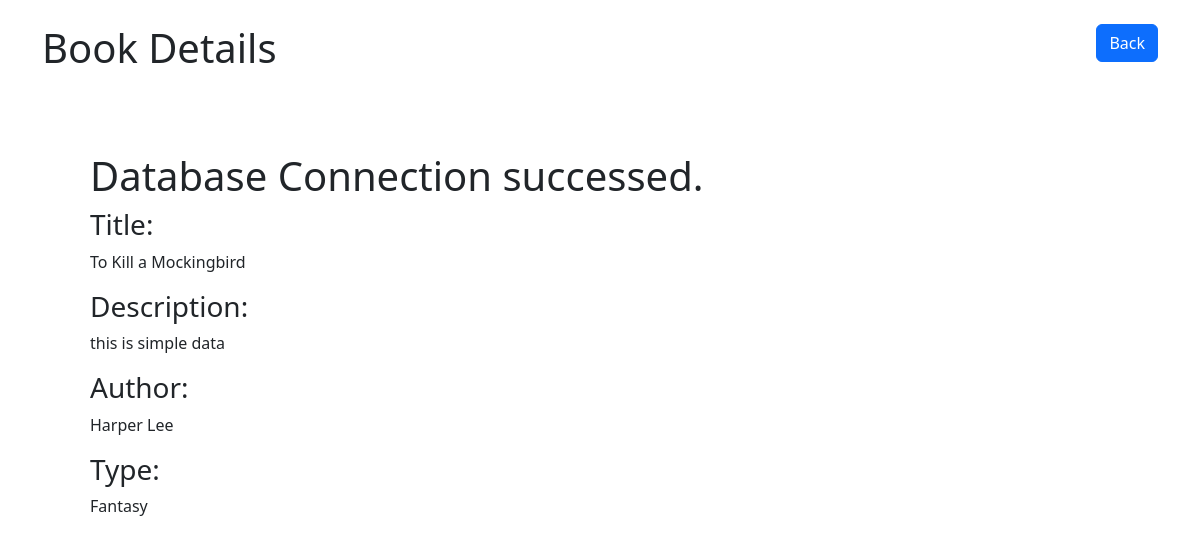
Page /view.php?id=11 on the committed database.
### tables this page shows
CREATE TABLE IF NOT EXISTS `books` (
  `id` int(11) NOT NULL AUTO_INCREMENT,
  `title` varchar(128) NOT NULL,
  `author` varchar(128) NOT NULL,
  `type` varchar(128) NOT NULL,
  `description` varchar(128) NOT NULL,
  PRIMARY KEY (`id`)
);

### view.php (the view, shortened to what this page needs)
<!DOCTYPE html>
<html lang="en">
<head>
    <link rel="stylesheet" href="https://cdn.jsdelivr.net/npm/bootstrap@5.2.2/dist/css/bootstrap.min.css">
</head>
<body>
    <div class="container my-4">
        <header class="d-flex justify-content-between my-4">
            <h1>Book Details</h1>
            <div>
                <a href="index.php" class="btn btn-primary">Back</a>
            </div>
        </header>
        <div class="book-details p-5 my-4">
            <?php
            include('connect.php');
            $id =$_GET['id'];
            if($id){
                $sql = "SELECT * FROM books WHERE id=$id";
                $result = mysqli_query($con, $sql);
                while($row = mysqli_fetch_array($result)){
                    ?>
                    <h3>Title:</h3>
                    <p><?php echo $row['title']?></p>
                    <h3>Description:</h3>
                    <p><?php echo $row['description']?></p>
                    <h3>Author:</h3>
                    <p><?php echo $row['author']?></p>
                    <h3>Type:</h3>
                    <p><?php echo $row['type']?></p>
                    <?php
                }
            }else{
                echo "<h3>No books found</h3>";
            }
            ?>
        </div>
    </div>
</body>
</html>

### rows in the picture
books: title "To Kill a Mockingbird", description "this is simple data", author "Harper Lee", type "Fantasy"
